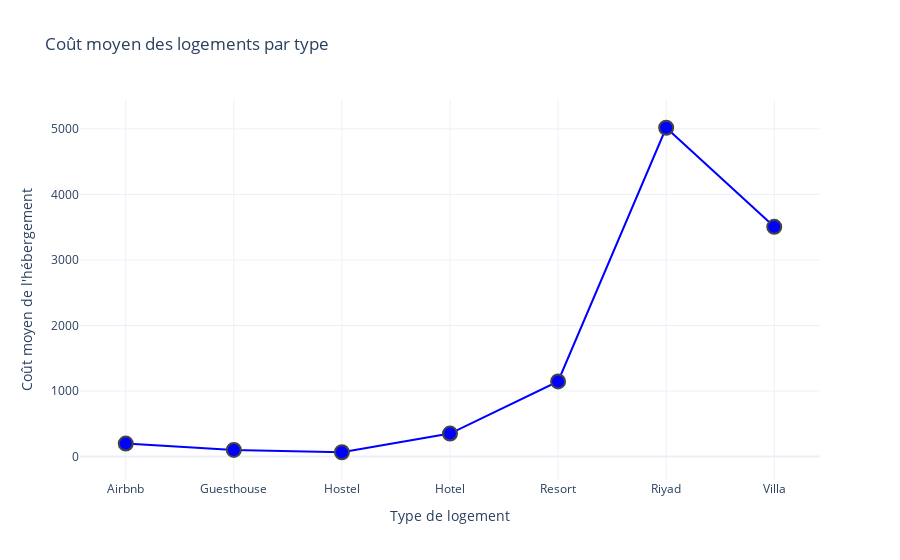

The code cell stored with this chart in its notebook:
### Markdown cell above
Analyser les coûts par type d'hébergement permet de comparer les dépenses liées à différents types d'hébergement (comme les hôtels, Airbnb, resorts, etc.) et de comprendre comment ces choix influencent le coût total du voyage. Par exemple, certains types d'hébergement peuvent être plus coûteux que d'autres, et cela peut être lié à des facteurs comme le confort, l'emplacement ou les services proposés. Cette analyse aide à identifier des tendances dans les préférences des voyageurs et montre comment ces choix affectent à la fois la durée et le coût du voyage.

### Code cell
import pandas as pd
import plotly.graph_objects as go
import re

# Charger les données
df = pd.read_csv('travel_data_modified_updated_with_accommodation.csv')

# Nettoyage des colonnes 'Accommodation cost'
pattern = re.compile(r'\d+(?:,\d+)*\.?\d*')

df['Accommodation cost'] = df['Accommodation cost'].apply(
    lambda x: float(pattern.search(str(x)).group().replace(',', '')) if pd.notna(x) and pattern.search(str(x)) else None
)

# Supprimer les valeurs nulles
df = df.dropna(subset=['Accommodation cost'])

# Calculer le coût moyen par type de logement
df_grouped = df.groupby('Accommodation type', as_index=False)['Accommodation cost'].mean()

# Création du graphique avec des cercles représentant les coûts moyens
fig = go.Figure()

fig.add_trace(go.Scatter(
    x=df_grouped['Accommodation type'], 
    y=df_grouped['Accommodation cost'],
    mode='markers+lines',
    marker=dict(size=14, color='blue', line=dict(width=2)),
    line=dict(color='blue', width=2),
    text=df_grouped['Accommodation type'],
    hovertemplate='Type: %{text}<br>Coût: %{y}',
))

fig.update_layout(
    title="Coût moyen des logements par type",
    xaxis_title="Type de logement",
    yaxis_title="Coût moyen de l'hébergement",
    showlegend=False,
    template="plotly_white"
)

fig.show()

### Figure 1 — Plotly figure (JSON) as saved in the notebook; plotly's stock layout.template omitted (floating-point values rounded to 4 significant figures)
{"data": [{"hovertemplate": "Type: %{text}<br>Coût: %{y}", "line": {"color": "blue", "width": 2}, "marker": {"color": "blue", "line": {"width": 2}, "size": 14}, "mode": "markers+lines", "text": ["Airbnb", "Guesthouse", "Hostel", "Hotel", "Resort", "Riyad", "Villa"], "type": "scatter", "x": ["Airbnb", "Guesthouse", "Hostel", "Hotel", "Resort", "Riyad", "Villa"], "y": [198.8, 101.2, 66.11, 350.8, 1146.0, 5017.0, 3505.0]}], "layout": {"showlegend": false, "title": {"text": "Coût moyen des logements par type"}, "xaxis": {"title": {"text": "Type de logement"}}, "yaxis": {"title": {"text": "Coût moyen de l'hébergement"}}}}
